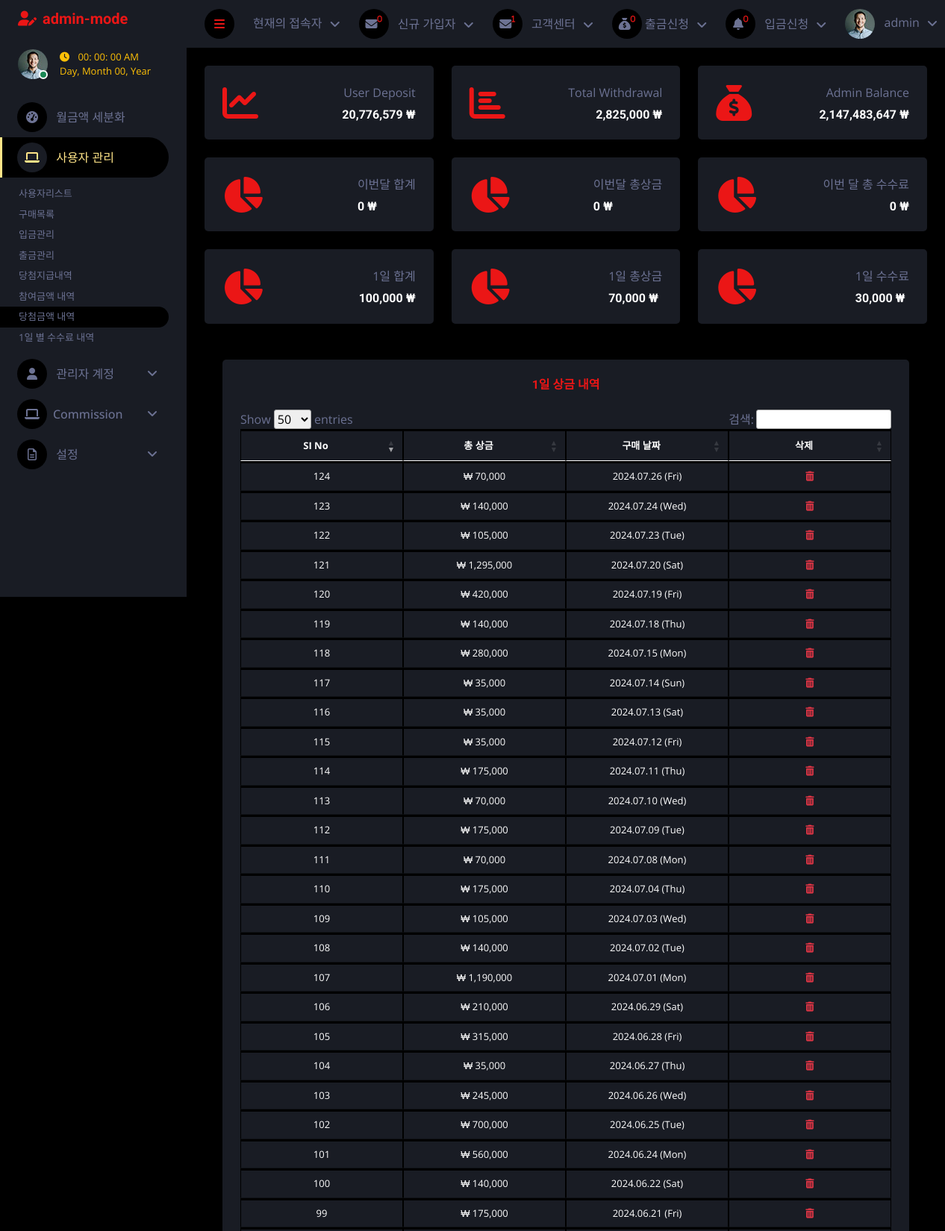
Screenshot of /admin/index.php?daily_prize_fee (signed in, upper part) with the database file from the repository.
### tables this page shows
CREATE TABLE `user_purchases` (
  `id` int(11) NOT NULL,
  `user_name` varchar(255) NOT NULL,
  `username` varchar(100) NOT NULL,
  `user_id` varchar(100) NOT NULL,
  `selected_numbers` varchar(100) NOT NULL,
  `powerballs` varchar(100) NOT NULL DEFAULT '0',
  `payment` varchar(100) NOT NULL,
  `winning_amount` varchar(255) NOT NULL DEFAULT '0',
  `to_received` int(100) NOT NULL DEFAULT 0,
  `winning_match_numbers` varchar(100) NOT NULL DEFAULT '0',
  `powerball_match` varchar(100) NOT NULL DEFAULT '0',
  `is_ban` int(11) NOT NULL DEFAULT 0 COMMENT '0=not,1=banned',
  `marked` varchar(100) NOT NULL DEFAULT '1' COMMENT '0=mark, 1=not',
  `modes` varchar(255) NOT NULL,
  `purchase_status` tinyint(4) NOT NULL DEFAULT 0 COMMENT '0=active, 1=cancel',
  `referal_code` varchar(255) NOT NULL,
  `affiliated_agent_code` varchar(255) NOT NULL,
  `hide` int(11) NOT NULL DEFAULT 1 COMMENT '0=visible, 1=hide',
  `date_purchase` datetime NOT NULL DEFAULT current_timestamp()
);

### admin/daily_prize_fee.php (the view, shortened to what this page needs)
<div class="container-fluid pt-4 px-4">
    <div class="row g-4">
        <div class="col-sm-12">
            <div class="bg-secondary rounded h-100 p-4">
                <strong>
                    <h6 class="mb-4 text-center text-primary">1일 상금 내역</h6>
                </strong>
                <div class="table-responsive text-center">
                    <table class="table table-bordered text-white text-center my-3" style="font-size: small;" id="myTable">
                        <thead>
                            <tr>
                                <th class="text-center">SI No</th>
                                <th class="text-center">총 상금</th>
                                <th class="text-center">구매 날짜</th>
                                <th class="text-center">삭제</th>
                            </tr>
                        </thead>
                        <tbody>
                            <?php
                            include "./inc/connect.php";
                            $get_users = "SELECT *, SUM(winning_amount) AS total_winning_amount FROM user_purchases GROUP BY DATE(date_purchase) ORDER BY `date_purchase` ASC";
                            $result_query = mysqli_query($conn, $get_users);
                            $num = 1;
                            while ($run_query = mysqli_fetch_array($result_query)) {
                                $date_purchase = date('Y.m.d (D)', strtotime($run_query['date_purchase']));;
                                $total_winning_amount = $run_query['total_winning_amount'];
                            ?>
                                <tr class='text-center'>
                                    <td><?php echo $num++ ?></td>
                                    <td>₩ <?php echo number_format($total_winning_amount) ?> </td>
                                    <td><?php echo $date_purchase ?></td>
                                    <td><a href='index.php?delete_list_user=<?php echo $id ?>' class='text-danger'><i class='fa-solid fa-trash-can'></i></a></td>
                                </tr>
                            <?php
                            }
                            ?>
                        </tbody>
                    </table>
                </div>
            </div>
        </div>
    </div>
</div>

### admin/index.php (shortened to what this page needs)
<div class="content">
    <?php include "inc/navbar.php"; ?>
    <div class="container-fluid pt-4 px-4">
        <div class="row g-4">
            <?php
            $query = "SELECT * FROM deposit_mgt";
            $query_run = mysqli_query($conn, $query);
            $user_deposit = 0;
            while ($num = mysqli_fetch_assoc($query_run)) {
                $user_deposit +=  $num['amount_deposit'];
            }
            ?>
            <div class="col-sm-12 col-xl-4">
                <div class="bg-secondary rounded d-flex align-items-center justify-content-between p-4">
                    <i class="fa fa-chart-line fa-3x text-primary"></i>
                    <div class="ms-3">
                        <p class="mb-2 float-end">User Deposit</p>
                        <h6 class="mb-0"><?php echo number_format($user_deposit); ?> ₩</h6>
                    </div>
                </div>
            </div>
            <?php
            $users_withdrawal = "SELECT * FROM users_withdrawal";
            $query_run = mysqli_query($conn, $users_withdrawal);
            $total_withdrawal = 0;
            while ($num = mysqli_fetch_assoc($query_run)) {
                $total_withdrawal +=  $num['amount_withdrawal'];
            }
            ?>
            <div class="col-sm-12 col-xl-4">
                <div class="bg-secondary rounded d-flex align-items-center justify-content-between p-4">
                    <i class="fa fa-chart-bar fa-3x text-primary"></i>
                    <div class="ms-3">
                        <p class="mb-2 float-end">Total Withdrawal</p>
                        <h6 class="mb-0" style="text-align: end;"><?php echo number_format($total_withdrawal) ?> ₩</h6>
                    </div>
                </div>
            </div>
            <?php
            $id = $_SESSION['id'];
            $query = "SELECT admin_credit FROM admins where id = $id";
            $query_run = mysqli_query($conn, $query);
            while ($run_query = mysqli_fetch_array($query_run)) {
                $credit = $run_query['admin_credit'];
            }
            ?>
            <div class="col-sm-12 col-xl-4">
               <div class="bg-secondary rounded d-flex align-items-center justify-content-between p-4">
                   <i class="fa fa-sack-dollar fa-3x text-primary"></i>
                   <div class="ms-3">
                       <p class="mb-2 float-end">Admin Balance</p>
                       <h6 class="mb-0"><?php echo number_format($credit); ?> ₩</h6>
                   </div>
               </div>
            </div>
            <?php
            $pay_monthly = 0;
            ?>
            <div class="col-sm-12 col-xl-4">
                <div class="bg-secondary rounded d-flex align-items-center justify-content-between p-4">
                    <i class="fa fa-chart-pie fa-3x text-primary"></i>
                    <div class="ms-3">
                        <p class="mb-2 float-end">이번달 합계</p>
                        <h6 class="mb-0"><?php echo number_format($pay_monthly); ?> ₩</h6>
                    </div>
                </div>
            </div>
            <?php
            $prize_monthly = 0;
            ?>
            <div class="col-sm-12 col-xl-4">
                <div class="bg-secondary rounded d-flex align-items-center justify-content-between p-4">
                    <i class="fa fa-chart-pie fa-3x text-primary"></i>
                    <div class="ms-3">
                        <p class="mb-2 float-end">이번달 총상금</p>
                        <h6 class="mb-0"><?php echo number_format($prize_monthly); ?> ₩</h6>
                    </div>
                </div>
            </div>
            <?php
            $com_monthly = 0;
            ?>
            <div class="col-sm-12 col-xl-4">
                <div class="bg-secondary rounded d-flex align-items-center justify-content-between p-4">
                    <i class="fa fa-chart-pie fa-3x text-primary"></i>
                    <div class="ms-3">
                        <p class="mb-2 float-end">이번 달 총 수수료</p>
                        <h6 class="mb-0" style="text-align: end;"   ><?php echo number_format($com_monthly); ?> ₩</h6>
                    </div>
                </div>
            </div>
            <?php
            $get_users = "SELECT *, SUM(payment) AS total_payment_amount FROM user_purchases GROUP BY DATE(date_purchase) ORDER BY `date_purchase` ASC";
            $result_query = mysqli_query($conn, $get_users);
            $previous_date = null;
            $total_prize = 0;
            while ($run_query = mysqli_fetch_array($result_query)) {
                if ($previous_date === null || date('Y-m-d', strtotime($previous_date)) != date('Y-m-d', strtotime($run_query['date_purchase']))) {
                    $total_prize = 0;
                }
                $total_prize += $run_query['total_payment_amount'];
                $previous_date = $run_query['date_purchase'];
            }
            ?>
            <div class="col-sm-12 col-xl-4">
                <div class="bg-secondary rounded d-flex align-items-center justify-content-between p-4">
                    <i class="fa fa-chart-pie fa-3x text-primary"></i>
                    <div class="ms-3">
                        <p class="mb-2 float-end">1일 합계</p>
                        <h6 class="mb-0" style="text-align: end;"><?php echo number_format($total_prize); ?> ₩</h6>
                    </div>
                </div>
            </div>
            <?php
            $get_users = "SELECT *, SUM(winning_amount) AS total_prize_amount FROM user_purchases GROUP BY DATE(date_purchase) ORDER BY `date_purchase` ASC";
            $result_query = mysqli_query($conn, $get_users);
            $previous_date = null;
            $total_payment = 0;
            while ($run_query = mysqli_fetch_array($result_query)) {
                if ($previous_date === null || date('Y-m-d', strtotime($previous_date)) != date('Y-m-d', strtotime($run_query['date_purchase']))) {
                    $total_payment = 0;
                }
                $total_payment += $run_query['total_prize_amount'];
                $previous_date = $run_query['date_purchase'];
            }
            ?>
            <div class="col-sm-12 col-xl-4">
                <div class="bg-secondary rounded d-flex align-items-center justify-content-between p-4">
                    <i class="fa fa-chart-pie fa-3x text-primary"></i>
                    <div class="ms-3">
                        <p class="mb-2 float-end">1일 총상금</p>
                        <h6 class="mb-0"><?php echo number_format($total_payment); ?> ₩</h6>
                    </div>
                </div>
            </div>
            <?php
            $get_users = "SELECT *, SUM(admin_fee) AS total_commi_amount FROM admins_fee GROUP BY DATE(date_purchase) ORDER BY `date_purchase` ASC";
            $result_query = mysqli_query($conn, $get_users);
            $previous_date = null;
            $total_commi = 0;
            while ($run_query = mysqli_fetch_array($result_query)) {
                if ($previous_date === null || date('Y-m-d', strtotime($previous_date)) != date('Y-m-d', strtotime($run_query['date_purchase']))) {
                    $total_commi = 0;
                }
                $total_commi += $run_query['total_commi_amount'];
                $previous_date = $run_query['date_purchase'];
            }
            ?>
            <div class="col-sm-12 col-xl-4">
                <div class="bg-secondary rounded d-flex align-items-center justify-content-between p-4">
                    <i class="fa fa-chart-pie fa-3x text-primary"></i>
                    <div class="ms-3">
                        <p class="mb-2 float-end">1일 수수료</p>
                        <h6 class="mb-0"><?php echo number_format($total_commi); ?> ₩</h6>
                    </div>
                </div>
            </div>
        </div>
    </div>
    <div class="container-fluid pt-4 px-4">
        <div class="row g-4">
            <div class="col-12">
                <?php
                if (isset($_GET['daily_prize_fee'])) {
                    include('daily_prize_fee.php');
                }
                ?>
            </div>
        </div>
    </div>
    <?php include "inc/footer.php"; ?>

### admin/assets/css/style.css (style rules this page uses)
:root { --primary: #ffe588; --secondary: #191C24; --light: #6C7293; --dark: #000000; }
.content { margin-left: 250px; min-height: 100vh; background: var(--dark); transition: 0.5s; }
@media (min-width: 992px) { .content { width: calc(100% - 250px); } }

### admin/daily_prize_fee.php (style rules this page uses)
table.dataTable tbody th, table.dataTable tbody td { padding: 8px 10px; display: absolute; width: 150px; }
table.dataTable th, table.dataTable td { box-sizing: content-box; }
.table-bordered>:not(caption)>*>* { border-width: 3px 1px; }
.table>:not(caption)>*>* { padding: .5rem .5rem; background-color: var(--bs-table-bg); border-bottom-width: 1px; box-shadow: inset 0 0 0 9999px var(--bs-table-accent-bg); }
thead, tbody, tfoot, tr, td, th { border-color: inherit; border-style: solid; border-width: 0; }

### rows the page displays
user_purchases: total_winning_amount "175,000", date_purchase "2024.06.21 (Fri)"
user_purchases: total_winning_amount "140,000", date_purchase "2024.06.22 (Sat)"
user_purchases: total_winning_amount "560,000", date_purchase "2024.06.24 (Mon)"
user_purchases: total_winning_amount "700,000", date_purchase "2024.06.25 (Tue)"
user_purchases: total_winning_amount "245,000", date_purchase "2024.06.26 (Wed)"
user_purchases: total_winning_amount "35,000", date_purchase "2024.06.27 (Thu)"
user_purchases: total_winning_amount "315,000", date_purchase "2024.06.28 (Fri)"
user_purchases: total_winning_amount "210,000", date_purchase "2024.06.29 (Sat)"
user_purchases: total_winning_amount "1,190,000", date_purchase "2024.07.01 (Mon)"
user_purchases: total_winning_amount "140,000", date_purchase "2024.07.02 (Tue)"
user_purchases: total_winning_amount "105,000", date_purchase "2024.07.03 (Wed)"
user_purchases: total_winning_amount "175,000", date_purchase "2024.07.04 (Thu)"
user_purchases: total_winning_amount "70,000", date_purchase "2024.07.08 (Mon)"
user_purchases: total_winning_amount "175,000", date_purchase "2024.07.09 (Tue)"
user_purchases: total_winning_amount "70,000", date_purchase "2024.07.10 (Wed)"
user_purchases: total_winning_amount "175,000", date_purchase "2024.07.11 (Thu)"
user_purchases: total_winning_amount "35,000", date_purchase "2024.07.12 (Fri)"
user_purchases: total_winning_amount "35,000", date_purchase "2024.07.13 (Sat)"
user_purchases: total_winning_amount "35,000", date_purchase "2024.07.14 (Sun)"
user_purchases: total_winning_amount "280,000", date_purchase "2024.07.15 (Mon)"
user_purchases: total_winning_amount "140,000", date_purchase "2024.07.18 (Thu)"
user_purchases: total_winning_amount "420,000", date_purchase "2024.07.19 (Fri)"
user_purchases: total_winning_amount "1,295,000", date_purchase "2024.07.20 (Sat)"
user_purchases: total_winning_amount "105,000", date_purchase "2024.07.23 (Tue)"
user_purchases: total_winning_amount "140,000", date_purchase "2024.07.24 (Wed)"
user_purchases: total_winning_amount "70,000", date_purchase "2024.07.26 (Fri)"

### other values shown
$_SESSION['name'] "admin"
$row_count2 "1"
$user_deposit "20,776,579"
$total_withdrawal "2,825,000"
$credit "2,147,483,647"
$pay_monthly "0"
$prize_monthly "0"
$com_monthly "0"
$total_prize "100,000"
$total_payment "70,000"
$total_commi "30,000"
